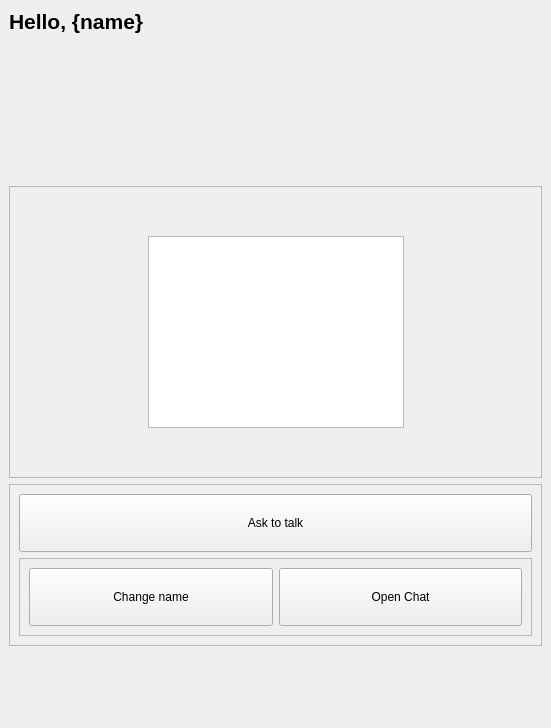
<?xml version="1.0" encoding="UTF-8"?>
<ui version="4.0">
 <class>MainWindow</class>
 <widget class="QMainWindow" name="MainWindow">
  <property name="geometry">
   <rect>
    <x>0</x>
    <y>0</y>
    <width>551</width>
    <height>728</height>
   </rect>
  </property>
  <property name="windowTitle">
   <string>MainWindow</string>
  </property>
  <property name="styleSheet">
   <string notr="true">.QPushButton{
	height:50%;
	font: 16pt &quot;MS Shell Dlg 2&quot;;
}</string>
  </property>
  <widget class="QWidget" name="centralwidget">
   <layout class="QGridLayout" name="gridLayout">
    <item row="5" column="0">
     <spacer name="verticalSpacer_3">
      <property name="orientation">
       <enum>Qt::Vertical</enum>
      </property>
      <property name="sizeHint" stdset="0">
       <size>
        <width>20</width>
        <height>40</height>
       </size>
      </property>
     </spacer>
    </item>
    <item row="3" column="0">
     <widget class="QFrame" name="frame">
      <property name="frameShape">
       <enum>QFrame::StyledPanel</enum>
      </property>
      <property name="frameShadow">
       <enum>QFrame::Raised</enum>
      </property>
      <layout class="QGridLayout" name="gridLayout_2">
       <item row="1" column="0">
        <spacer name="horizontalSpacer">
         <property name="orientation">
          <enum>Qt::Horizontal</enum>
         </property>
         <property name="sizeHint" stdset="0">
          <size>
           <width>40</width>
           <height>20</height>
          </size>
         </property>
        </spacer>
       </item>
       <item row="1" column="1">
        <widget class="QListView" name="listView"/>
       </item>
       <item row="1" column="2">
        <spacer name="horizontalSpacer_2">
         <property name="orientation">
          <enum>Qt::Horizontal</enum>
         </property>
         <property name="sizeHint" stdset="0">
          <size>
           <width>40</width>
           <height>20</height>
          </size>
         </property>
        </spacer>
       </item>
       <item row="0" column="1">
        <spacer name="verticalSpacer">
         <property name="orientation">
          <enum>Qt::Vertical</enum>
         </property>
         <property name="sizeHint" stdset="0">
          <size>
           <width>20</width>
           <height>40</height>
          </size>
         </property>
        </spacer>
       </item>
       <item row="2" column="1">
        <spacer name="verticalSpacer_2">
         <property name="orientation">
          <enum>Qt::Vertical</enum>
         </property>
         <property name="sizeHint" stdset="0">
          <size>
           <width>20</width>
           <height>40</height>
          </size>
         </property>
        </spacer>
       </item>
      </layout>
     </widget>
    </item>
    <item row="2" column="0">
     <spacer name="verticalSpacer_4">
      <property name="orientation">
       <enum>Qt::Vertical</enum>
      </property>
      <property name="sizeHint" stdset="0">
       <size>
        <width>20</width>
        <height>40</height>
       </size>
      </property>
     </spacer>
    </item>
    <item row="4" column="0">
     <widget class="QFrame" name="frame_2">
      <property name="frameShape">
       <enum>QFrame::StyledPanel</enum>
      </property>
      <property name="frameShadow">
       <enum>QFrame::Raised</enum>
      </property>
      <layout class="QVBoxLayout" name="verticalLayout_2">
       <item>
        <widget class="QPushButton" name="pushButton">
         <property name="text">
          <string>Ask to talk</string>
         </property>
        </widget>
       </item>
       <item>
        <widget class="QFrame" name="frame_3">
         <property name="enabled">
          <bool>true</bool>
         </property>
         <property name="frameShape">
          <enum>QFrame::StyledPanel</enum>
         </property>
         <property name="frameShadow">
          <enum>QFrame::Raised</enum>
         </property>
         <layout class="QHBoxLayout" name="horizontalLayout">
          <item>
           <widget class="QPushButton" name="pushButton_2">
            <property name="text">
             <string>Change name</string>
            </property>
           </widget>
          </item>
          <item>
           <widget class="QPushButton" name="pushButton_3">
            <property name="text">
             <string>Open Chat</string>
            </property>
           </widget>
          </item>
         </layout>
        </widget>
       </item>
      </layout>
     </widget>
    </item>
    <item row="0" column="0">
     <widget class="QLabel" name="label">
      <property name="text">
       <string>&lt;html&gt;&lt;head/&gt;&lt;body&gt;&lt;p&gt;&lt;span style=&quot; font-size:16pt; font-weight:700;&quot;&gt;Hello, {name}&lt;/span&gt;&lt;/p&gt;&lt;/body&gt;&lt;/html&gt;</string>
      </property>
     </widget>
    </item>
    <item row="1" column="0">
     <spacer name="verticalSpacer_5">
      <property name="orientation">
       <enum>Qt::Vertical</enum>
      </property>
      <property name="sizeHint" stdset="0">
       <size>
        <width>20</width>
        <height>40</height>
       </size>
      </property>
     </spacer>
    </item>
   </layout>
  </widget>
 </widget>
 <resources/>
 <connections/>
</ui>
